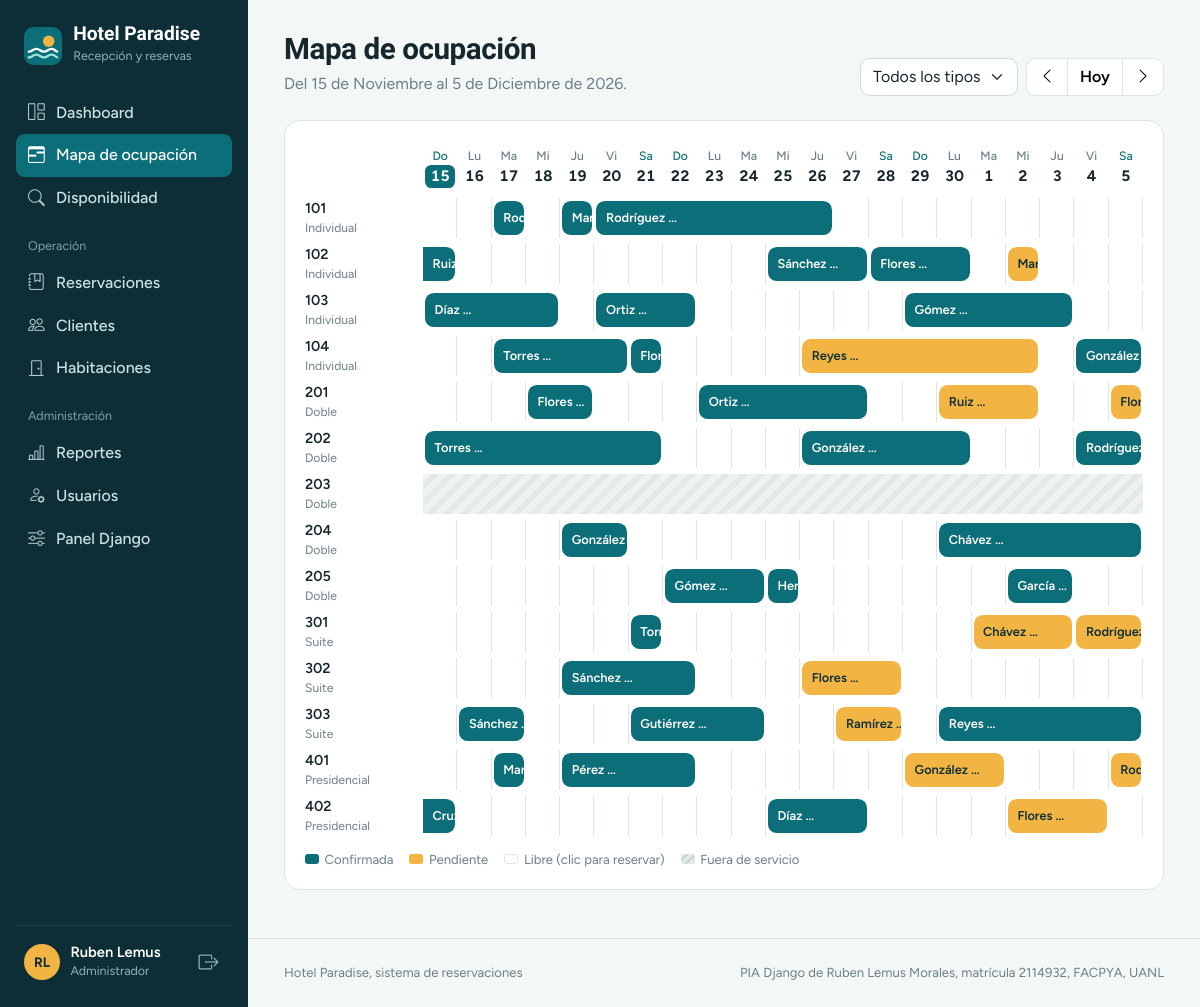
Page /reservaciones/ocupacion/ (signed in) on the committed database.
### habitaciones/models.py (models this page shows, shortened)
class Habitacion(models.Model):
    class Tipo(models.TextChoices):
        INDIVIDUAL = "individual", "Individual"
        DOBLE = "doble", "Doble"
        SUITE = "suite", "Suite"
        PRESIDENCIAL = "presidencial", "Presidencial"
    numero = models.PositiveIntegerField(
        "número",
        unique=True,
        validators=[MinValueValidator(1)],
        error_messages={"unique": "Ya existe una habitación con este número."},
    )
    tipo = models.CharField(max_length=20, choices=Tipo.choices, default=Tipo.DOBLE)
    precio_noche = models.DecimalField(
        "precio por noche",
        max_digits=10,
        decimal_places=2,
        validators=[MinValueValidator(Decimal("0.01"))],
    )
    capacidad = models.PositiveSmallIntegerField(
        validators=[MinValueValidator(1), MaxValueValidator(12)],
        help_text="Número máximo de huéspedes.",
    )
    disponible = models.BooleanField(
        default=True,
        help_text="Desmárcala para sacar la habitación de servicio (mantenimiento, remodelación).",
    )
    imagen = models.ImageField(upload_to="habitaciones/", blank=True, null=True)
    descripcion = models.TextField("descripción", blank=True)
    creada = models.DateTimeField(auto_now_add=True)
    actualizada = models.DateTimeField(auto_now=True)
    class Meta:
        ordering = ["numero"]
        verbose_name = "habitación"
        verbose_name_plural = "habitaciones"
    def get_absolute_url(self):
        return reverse("habitaciones:detalle", args=[self.pk])

### reservaciones/models.py (models this page shows, shortened)
class Reservacion(models.Model):
    class Estado(models.TextChoices):
        PENDIENTE = "pendiente", "Pendiente"
        CONFIRMADA = "confirmada", "Confirmada"
        FINALIZADA = "finalizada", "Finalizada"
        CANCELADA = "cancelada", "Cancelada"
    ESTADOS_ACTIVOS = [Estado.PENDIENTE, Estado.CONFIRMADA]
    ESTADOS_CON_INGRESO = [Estado.CONFIRMADA, Estado.FINALIZADA]
    cliente = models.ForeignKey(
        Cliente, on_delete=models.CASCADE, related_name="reservaciones"
    )
    habitacion = models.ForeignKey(
        Habitacion,
        on_delete=models.CASCADE,
        related_name="reservaciones",
        verbose_name="habitación",
    )
    fecha_entrada = models.DateField("fecha de entrada")
    fecha_salida = models.DateField("fecha de salida")
    huespedes = models.PositiveSmallIntegerField(
        "huéspedes", default=1, validators=[MinValueValidator(1)]
    )
    total = models.DecimalField(max_digits=12, decimal_places=2, default=Decimal("0.00"), editable=False)
    estado = models.CharField(max_length=12, choices=Estado.choices, default=Estado.CONFIRMADA)
    notas = models.TextField(blank=True)
    creada_por = models.ForeignKey(
        settings.AUTH_USER_MODEL,
        on_delete=models.SET_NULL,
        null=True,
        blank=True,
        related_name="reservaciones_creadas",
    )
    creada = models.DateTimeField(auto_now_add=True)
    actualizada = models.DateTimeField(auto_now=True)
    objects = ReservacionQuerySet.as_manager()
    class Meta:
        ordering = ["-fecha_entrada", "-pk"]
        verbose_name = "reservación"
        verbose_name_plural = "reservaciones"
        constraints = [
            models.CheckConstraint(
                condition=Q(fecha_salida__gt=F("fecha_entrada")),
                name="reservacion_salida_mayor_entrada",
            ),
        ]
        indexes = [models.Index(fields=["habitacion", "fecha_entrada", "fecha_salida"])]
    def get_absolute_url(self):
        return reverse("reservaciones:detalle", args=[self.pk])
    @property
    def folio(self):
        return f"HP-{self.pk:05d}" if self.pk else "HP-nueva"

### clientes/models.py (models this page shows, shortened)
class Cliente(models.Model):
    nombre = models.CharField(max_length=80)
    apellidos = models.CharField(max_length=120)
    correo = models.EmailField(
        unique=True,
        error_messages={"unique": "Ya hay un cliente registrado con este correo."},
    )
    telefono = models.CharField("teléfono", max_length=20, validators=[telefono_validator])
    fecha_registro = models.DateTimeField("fecha de registro", auto_now_add=True)
    class Meta:
        ordering = ["apellidos", "nombre"]
        constraints = [
            models.UniqueConstraint(Lower("correo"), name="cliente_correo_unico_ci"),
        ]
    def __str__(self):
        return self.nombre_completo
    @property
    def nombre_completo(self):
        return f"{self.nombre} {self.apellidos}"

### reservaciones/views.py (the view)
# urls.py: path("ocupacion/", views.OcupacionView.as_view(), name="ocupacion"),
class OcupacionView(LoginRequiredMixin, TemplateView):
    template_name = "reservaciones/ocupacion.html"
    def get_context_data(self, **kwargs):
        ctx = super().get_context_data(**kwargs)
        inicio = parse_date(self.request.GET.get("inicio", "") or "") or date.today()
        dias = 21
        tipo = self.request.GET.get("tipo", "")
        habs = Habitacion.objects.order_by("numero")
        if tipo in Habitacion.Tipo.values:
            habs = habs.filter(tipo=tipo)
        ctx["mapa"] = mapa_ocupacion(inicio, dias, habs)
        ctx["anterior"] = inicio - timedelta(days=7)
        ctx["siguiente"] = inicio + timedelta(days=7)
        ctx["hoy"] = date.today()
        ctx["tipo"] = tipo
        ctx["tipos"] = Habitacion.Tipo.choices
        return ctx

### core/context_processors.py (called while the page is built)
def proyecto(request):
    return {
        "PROYECTO": settings.PROYECTO,
        "es_admin": es_admin(request.user),
        "rol_usuario": rol_de(request.user),
    }

### core/permisos.py (called while the page is built)
def es_admin(user):
    return user.is_authenticated and (
        user.is_superuser or user.groups.filter(name=GRUPO_ADMIN).exists()
    )

def rol_de(user):
    if not user.is_authenticated:
        return ""
    if es_admin(user):
        return GRUPO_ADMIN
    return GRUPO_RECEPCION

### reservaciones/models.py (called while the page is built)
    def activas(self):
        return self.filter(estado__in=Reservacion.ESTADOS_ACTIVOS)

### templates/reservaciones/ocupacion.html (shortened to what this page needs)
{% extends "base.html" %}
{% block content %}
<div class="page-head">
  <div>
    <h1 class="mb-0">Mapa de ocupación</h1>
    <p>Del {{ mapa.inicio|date:"j \d\e F" }} al {{ mapa.dias|last|date:"j \d\e F \d\e Y" }}.</p>
  </div>
  <div class="d-flex flex-wrap gap-2 align-items-center no-print">
    <form method="get" class="d-flex gap-2" data-autoenvio>
      <select class="form-select" name="tipo" aria-label="Tipo de habitación">
        <option value="">Todos los tipos</option>
      </select>
    </form>
    <div class="btn-group">
      <a class="btn btn-light" href="?inicio={{ anterior|date:'Y-m-d' }}&tipo={{ tipo }}" aria-label="Semana anterior"><i class="bi bi-chevron-left"></i></a>
      <a class="btn btn-light" href="?tipo={{ tipo }}">Hoy</a>
      <a class="btn btn-light" href="?inicio={{ siguiente|date:'Y-m-d' }}&tipo={{ tipo }}" aria-label="Semana siguiente"><i class="bi bi-chevron-right"></i></a>
    </div>
  </div>
</div>
<section class="panel panel-body">{% include "includes/rack.html" %}</section>
{% endblock %}

### templates/base.html (shortened to what this page needs)
{% load static %}<!doctype html>
<html lang="es">
<head>
  <link href="https://cdn.jsdelivr.net/npm/bootstrap@5.3.3/dist/css/bootstrap.min.css" rel="stylesheet">
  <link href="https://cdn.jsdelivr.net/npm/bootstrap-icons@1.11.3/font/bootstrap-icons.min.css" rel="stylesheet">
  <link href="{% static 'css/paradise.css' %}" rel="stylesheet">
</head>
<body>
{% with url=request.resolver_match.view_name %}
  <aside class="app-sidebar offcanvas-lg offcanvas-start" tabindex="-1" id="sidebar" aria-label="Menú principal">
    <div class="offcanvas-body">
      <a class="brand" href="{% url 'core:dashboard' %}">
        <span><span class="brand-name d-block">{{ PROYECTO.nombre }}</span><span class="brand-sub">Recepción y reservas</span></span>
      </a>
      <nav class="app-nav nav flex-column">
        <a class="nav-link {% if url == 'core:dashboard' %}active{% endif %}" href="{% url 'core:dashboard' %}"><i class="bi bi-grid-1x2"></i>Dashboard</a>
        <a class="nav-link {% if url == 'reservaciones:ocupacion' %}active{% endif %}" href="{% url 'reservaciones:ocupacion' %}"><i class="bi bi-calendar3-range"></i>Mapa de ocupación</a>
        <a class="nav-link {% if url == 'reservaciones:disponibilidad' %}active{% endif %}" href="{% url 'reservaciones:disponibilidad' %}"><i class="bi bi-search"></i>Disponibilidad</a>
        <div class="nav-grupo">Operación</div>
        <a class="nav-link " href="{% url 'reservaciones:lista' %}"><i class="bi bi-journal-bookmark"></i>Reservaciones</a>
        <a class="nav-link {% if 'clientes:' in url %}active{% endif %}" href="{% url 'clientes:lista' %}"><i class="bi bi-people"></i>Clientes</a>
        <a class="nav-link {% if 'habitaciones:' in url %}active{% endif %}" href="{% url 'habitaciones:lista' %}"><i class="bi bi-door-closed"></i>Habitaciones</a>
        {% if es_admin %}
        <div class="nav-grupo">Administración</div>
        <a class="nav-link {% if url == 'core:reportes' %}active{% endif %}" href="{% url 'core:reportes' %}"><i class="bi bi-bar-chart-line"></i>Reportes</a>
        <a class="nav-link {% if 'core:usuario' in url %}active{% endif %}" href="{% url 'core:usuarios' %}"><i class="bi bi-person-gear"></i>Usuarios</a>
        <a class="nav-link" href="{% url 'admin:index' %}"><i class="bi bi-sliders"></i>Panel Django</a>
        {% endif %}
      </nav>
      <div class="sidebar-user">
        <span class="avatar">{{ user.first_name|default:user.username|slice:":1"|upper }}{{ user.last_name|slice:":1"|upper }}</span>
        <div class="flex-grow-1 overflow-hidden">
          <div class="nombre text-truncate">{{ user.get_full_name|default:user.username }}</div>
          <div class="rol">{{ rol_usuario }}</div>
        </div>
        <form method="post" action="{% url 'logout' %}">{% csrf_token %}
          <button class="btn-salir" type="submit" title="Cerrar sesión" aria-label="Cerrar sesión"><i class="bi bi-box-arrow-right fs-5"></i></button>
        </form>
      </div>
    </div>
  </aside>
{% endwith %}
  <div class="app-main">
    <main class="app-content">
      {% block content %}{% endblock %}
    </main>
    <footer class="app-footer d-flex flex-wrap justify-content-between gap-2">
      <span>{{ PROYECTO.nombre }}, sistema de reservaciones</span>
      <span>{{ PROYECTO.materia }} de {{ PROYECTO.autor }}, matrícula {{ PROYECTO.matricula }}, {{ PROYECTO.facultad }}</span>
    </footer>
  </div>
  <div class="toast-container position-fixed bottom-0 end-0 p-3" aria-live="polite">
  </div>
</body>
</html>

### templates/includes/rack.html
<div class="rack-wrap">
  <table class="rack">
    <colgroup><col class="col-hab">{% for d in mapa.dias %}<col>{% endfor %}</colgroup>
    <thead>
      <tr>
        <th scope="col"><span class="visually-hidden">Habitación</span></th>
        {% for d in mapa.dias %}
        <th scope="col" class="{% if d == hoy %}hoy{% endif %} {% if d.weekday >= 5 %}finde{% endif %}">
          {{ d|date:"D"|slice:":2" }}<span class="num">{{ d.day }}</span>
        </th>
        {% endfor %}
      </tr>
    </thead>
    <tbody>
      {% for fila in mapa.filas %}
      <tr>
        <th scope="row"><a href="{{ fila.habitacion.get_absolute_url }}">{{ fila.habitacion.numero }}<small>{{ fila.habitacion.get_tipo_display }}</small></a></th>
        {% for s in fila.segmentos %}
          {% if s.reservacion %}
          <td colspan="{{ s.span }}">
            <a class="estancia {{ s.tipo }} {% if s.corta_inicio %}continua{% endif %}" href="{{ s.reservacion.get_absolute_url }}"
               title="{{ s.reservacion.folio }}: {{ s.reservacion.cliente }}, {{ s.reservacion.fecha_entrada|date:'d M' }} al {{ s.reservacion.fecha_salida|date:'d M' }}">
              {{ s.reservacion.cliente.apellidos|truncatewords:1 }}
            </a>
          </td>
          {% elif s.tipo == "fuera" %}
          <td class="fuera" title="Fuera de servicio"></td>
          {% else %}
          <td class="libre"><a href="{% url 'reservaciones:crear' %}?habitacion={{ fila.habitacion.pk }}&entrada={{ s.dia|date:'Y-m-d' }}"
                 aria-label="Reservar habitación {{ fila.habitacion.numero }} el {{ s.dia|date:'d/m' }}" title="Libre: reservar"></a></td>
          {% endif %}
        {% endfor %}
      </tr>
      {% endfor %}
    </tbody>
  </table>
</div>
<div class="rack-leyenda mt-2">
  <span class="l-conf">Confirmada</span><span class="l-pend">Pendiente</span><span class="l-libre">Libre (clic para reservar)</span><span class="l-fuera">Fuera de servicio</span>
</div>

### rows in the picture
Habitacion: habitacion.numero "101", habitacion.tipo "Individual"
Reservacion: reservacion.cliente.apellidos "Rodríguez …"
Habitacion: habitacion.numero "102", habitacion.tipo "Individual"
Reservacion: reservacion.cliente.apellidos "Sánchez …"
Reservacion: reservacion.cliente.apellidos "Flores …"
Habitacion: habitacion.numero "103", habitacion.tipo "Individual"
Reservacion: reservacion.cliente.apellidos "Díaz …"
Reservacion: reservacion.cliente.apellidos "Ortiz …"
Reservacion: reservacion.cliente.apellidos "Gómez …"
Habitacion: habitacion.numero "104", habitacion.tipo "Individual"
Reservacion: reservacion.cliente.apellidos "Torres …"
Reservacion: reservacion.cliente.apellidos "Reyes …"
Reservacion: reservacion.cliente.apellidos "Gonzá…"
Habitacion: habitacion.numero "201", habitacion.tipo "Doble"
Reservacion: reservacion.cliente.apellidos "Flores …"
Reservacion: reservacion.cliente.apellidos "Ortiz …"
Reservacion: reservacion.cliente.apellidos "Ruiz …"
Habitacion: habitacion.numero "202", habitacion.tipo "Doble"
Reservacion: reservacion.cliente.apellidos "Torres …"
Reservacion: reservacion.cliente.apellidos "González …"
Reservacion: reservacion.cliente.apellidos "Rodrí…"
Habitacion: habitacion.numero "203", habitacion.tipo "Doble"
Habitacion: habitacion.numero "204", habitacion.tipo "Doble"
Reservacion: reservacion.cliente.apellidos "Gonzá…"
Reservacion: reservacion.cliente.apellidos "Chávez …"
Habitacion: habitacion.numero "205", habitacion.tipo "Doble"
Reservacion: reservacion.cliente.apellidos "Gómez …"
Reservacion: reservacion.cliente.apellidos "Garcí…"
Habitacion: habitacion.numero "301", habitacion.tipo "Suite"
Reservacion: reservacion.cliente.apellidos "Chávez …"
Reservacion: reservacion.cliente.apellidos "Rodrí…"
Habitacion: habitacion.numero "302", habitacion.tipo "Suite"
Reservacion: reservacion.cliente.apellidos "Sánchez …"
Reservacion: reservacion.cliente.apellidos "Flores …"
Habitacion: habitacion.numero "303", habitacion.tipo "Suite"
Reservacion: reservacion.cliente.apellidos "Sánch…"
Reservacion: reservacion.cliente.apellidos "Gutiérrez …"
Reservacion: reservacion.cliente.apellidos "Ramír…"
Reservacion: reservacion.cliente.apellidos "Reyes …"
Habitacion: habitacion.numero "401", habitacion.tipo "Presidencial"
Reservacion: reservacion.cliente.apellidos "Pérez …"
Reservacion: reservacion.cliente.apellidos "González …"
Habitacion: habitacion.numero "402", habitacion.tipo "Presidencial"
Reservacion: reservacion.cliente.apellidos "Díaz …"
Reservacion: reservacion.cliente.apellidos "Flores …"

### other values in the picture
{{ PROYECTO.nombre }} "Hotel Paradise"
{{ user.first_name|default:user.username|slice:":1"|upper }} "R"
{{ user.last_name|slice:":1"|upper }} "L"
{{ user.get_full_name|default:user.username }} "Ruben Lemus"
{{ rol_usuario }} "Administrador"
{{ mapa.inicio|date:"j \d\e F" }} "15 de Noviembre"
{{ mapa.dias|last|date:"j \d\e F \d\e Y" }} "5 de Diciembre de 2026"
{{ d|date:"D"|slice:":2" }} "Do" "Lu" "Ma" "Mi" "Ju" "Vi" "Sa" "Do" "Lu" "Ma" "Mi" "Ju" "Vi" "Sa" "Do" "Lu" "Ma" "Mi" "Ju" "Vi" "Sa"
{{ d.day }} "15" "16" "17" "18" "19" "20" "21" "22" "23" "24" "25" "26" "27" "28" "29" "30" "1" "2" "3" "4" "5"
{{ PROYECTO.materia }} "PIA Django"
{{ PROYECTO.autor }} "Ruben Lemus Morales"
{{ PROYECTO.matricula }} "2114932"
{{ PROYECTO.facultad }} "FACPYA, UANL"
